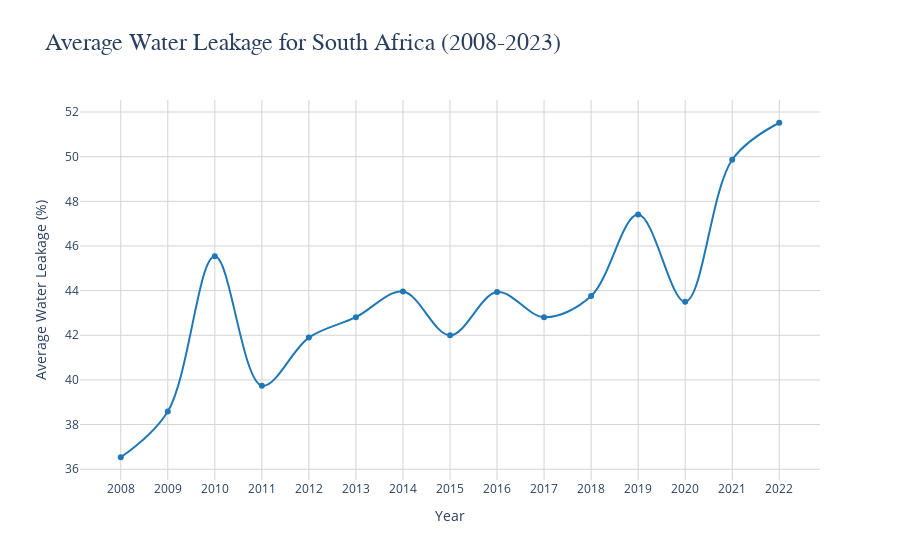

The notebook cell saved with this chart:
### Code cell
# Filter data for South Africa only
sa_data = data[data['Country Name_x'] == 'South Africa']

# List of yearly columns for 2008 to 2023
yearly_columns = [str(year) for year in range(2008, 2023)]  # Adjusted to include 2023

# Calculate the average water leakage for South Africa for each year
annual_averages_sa = sa_data[yearly_columns].mean()

# Convert the result to a DataFrame for plotting
trend_data_sa = pd.DataFrame({
    'Year': annual_averages_sa.index,
    'Average Water Leakage': annual_averages_sa.values
})

# Plotting the trend line graph for South Africa's water leakage
fig3 = px.line(trend_data_sa, x='Year', y='Average Water Leakage',
                title='Average Water Leakage for South Africa (2008-2023)',
                labels={'Average Water Leakage': 'Average Water Leakage (%)'},
                markers=True,  # Add markers to the line
                line_shape='spline',  # Use smooth curves
                color_discrete_sequence=['#1f77b4'])  # Custom color

# Customize layout with grid lines
fig3.update_layout(
    xaxis_title='Year',
    yaxis_title='Average Water Leakage (%)',
    plot_bgcolor='rgba(0,0,0,0)',
    paper_bgcolor='rgba(255,255,255,0.8)',
    title_font_size=24,
    title_font_family='Arial',
    xaxis=dict(
        tickmode='linear',
        dtick=1,
        showgrid=True,  # Add grid lines for the x-axis
        gridcolor='LightGray'  # Color of the grid lines
    ),
    yaxis=dict(
        showgrid=True,  # Add grid lines for the y-axis
        gridcolor='LightGray'  # Color of the grid lines
    )
)

# Show the plot
fig3.show()

### Figure 1 — Plotly figure (JSON) as saved in the notebook; plotly's stock layout.template omitted (floating-point values rounded to 4 significant figures)
{"data": [{"hovertemplate": "Year=%{x}<br>Average Water Leakage (%)=%{y}<extra></extra>", "legendgroup": "", "line": {"color": "#1f77b4", "dash": "solid", "shape": "spline"}, "marker": {"symbol": "circle"}, "mode": "lines+markers", "name": "", "orientation": "v", "showlegend": false, "type": "scatter", "x": ["2008", "2009", "2010", "2011", "2012", "2013", "2014", "2015", "2016", "2017", "2018", "2019", "2020", "2021", "2022"], "xaxis": "x", "y": [36.54, 38.59, 45.54, 39.74, 41.9, 42.81, 43.96, 42.0, 43.94, 42.81, 43.76, 47.41, 43.5, 49.86, 51.52], "yaxis": "y"}], "layout": {"legend": {"tracegroupgap": 0}, "paper_bgcolor": "rgba(255,255,255,0.8)", "plot_bgcolor": "rgba(0,0,0,0)", "title": {"font": {"family": "Arial", "size": 24}, "text": "Average Water Leakage for South Africa (2008-2023)"}, "xaxis": {"anchor": "y", "domain": [0, 1], "dtick": 1, "gridcolor": "LightGray", "showgrid": true, "tickmode": "linear", "title": {"text": "Year"}}, "yaxis": {"anchor": "x", "domain": [0, 1], "gridcolor": "LightGray", "showgrid": true, "title": {"text": "Average Water Leakage (%)"}}}}
